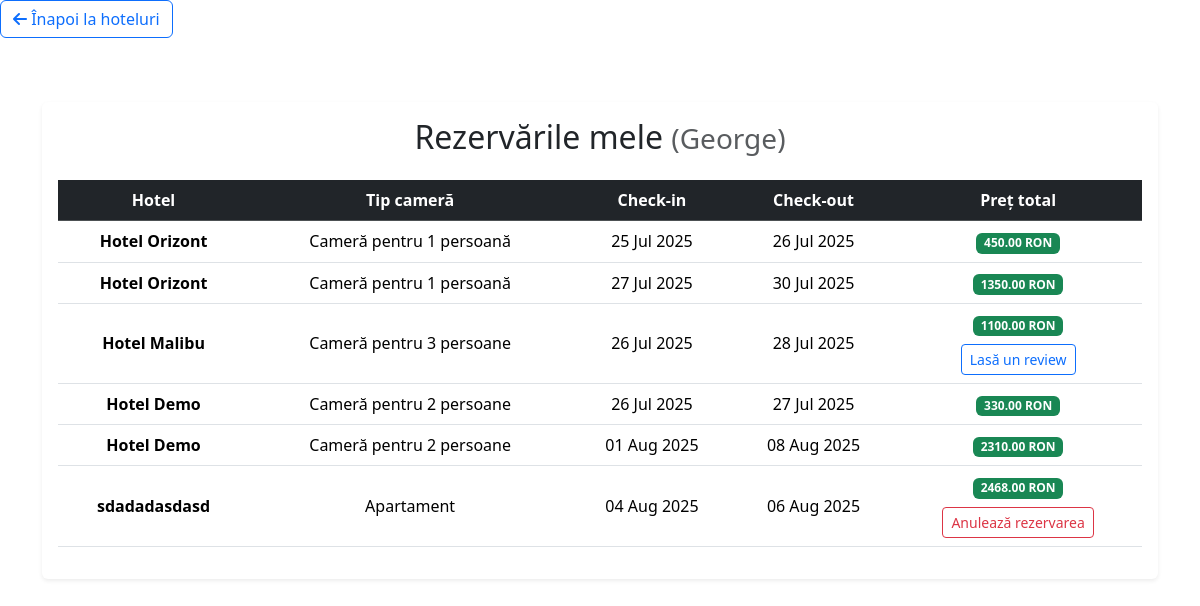
The app's page /booking/my-reservations/ (signed in), older data.
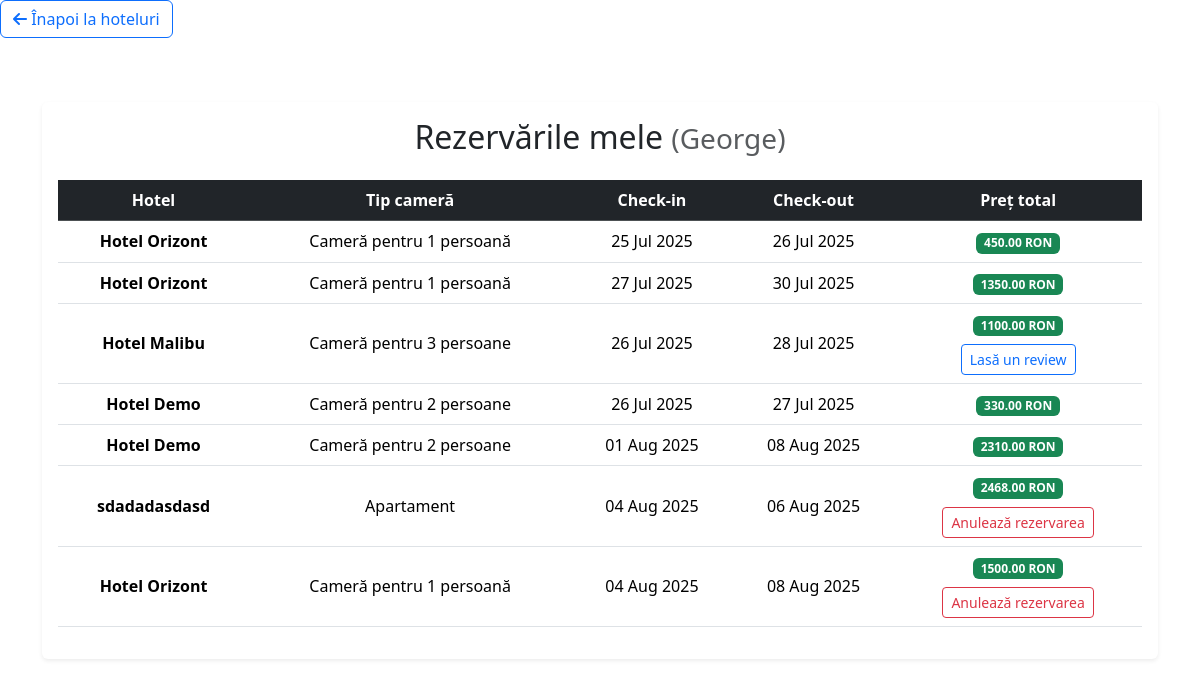
The same page, newer data.
### booking/models/reservation.py (models this page shows, shortened)
class Reservation(models.Model):
    user = models.ForeignKey(settings.AUTH_USER_MODEL, on_delete=models.CASCADE)
    hotel = models.ForeignKey(Hotel, on_delete=models.CASCADE)
    room_type = models.CharField(max_length=3, choices=Hotel.HOTEL_TYPES, editable=False)
    start_date = models.DateField()
    end_date = models.DateField()
    total_price = models.DecimalField(max_digits=8, decimal_places=2, blank=True, null=True)

### booking/models/hotel.py (models this page shows, shortened)
class Hotel(models.Model):
    HOTEL_TYPES = [
        ('1P', 'Cameră pentru 1 persoană'),
        ('2P', 'Cameră pentru 2 persoane'),
        ('3P', 'Cameră pentru 3 persoane'),
        ('APT', 'Apartament'),
    ]
    name = models.CharField(max_length=100)
    location = models.CharField(max_length=100)
    description = models.TextField()
    available_types = models.CharField(max_length=3, choices=HOTEL_TYPES)
    price_per_night = models.DecimalField(max_digits=7, decimal_places=2)
    is_active = models.BooleanField(default=True)
    photo_url = models.URLField(blank=True, null=True)

### booking/views/reservation_views.py (the view)
# urls.py: path("my-reservations/", views.my_reservations_view, name="my_reservations"),
@login_required
def my_reservations_view(request):
    reservations = Reservation.objects.filter(user=request.user).select_related('hotel')
    return render(request, 'booking/my_reservations.html', {
        'reservations': reservations,
        'today': date.today(),
    })

### booking/templates/booking/my_reservations.html (shortened to what this page needs)
{% load static %}
<!DOCTYPE html>
<html lang="ro">
<head>
        <a href="{% url 'hotels' %}" class="btn btn-outline-primary mb-3">
            <i class="fas fa-arrow-left"></i> Înapoi la hoteluri
        </a>
    <link href="https://cdn.jsdelivr.net/npm/bootstrap@5.3.3/dist/css/bootstrap.min.css" rel="stylesheet">
    <link href="https://cdnjs.cloudflare.com/ajax/libs/font-awesome/6.5.0/css/all.min.css" rel="stylesheet">
</head>
<body>
    <div class="container mt-5">
        <div class="card shadow-sm border-0">
            <div class="card-body">
                <h2 class="mb-4 text-center">Rezervările mele <small class="text-muted">({{ request.user.username }})</small></h2>
                {% if reservations %}
                    <div class="table-responsive">
                        <table class="table table-hover align-middle text-center">
                            <thead class="table-dark">
                                <tr>
                                    <th>Hotel</th>
                                    <th>Tip cameră</th>
                                    <th>Check-in</th>
                                    <th>Check-out</th>
                                    <th>Preț total</th>
                                </tr>
                            </thead>
                            <tbody>
                                {% for r in reservations %}
                                <tr>
                                    <td><strong>{{ r.hotel.name }}</strong></td>
                                    <td>{{ r.get_room_type_display }}</td>
                                    <td>{{ r.start_date|date:"d M Y" }}</td>
                                    <td>{{ r.end_date|date:"d M Y" }}</td>
                                    <td>
                                        <span class="badge bg-success">{{ r.total_price }} RON</span><br>
                                            {% if today > r.end_date and not r.hotelreview %}
                                                <a href="{% url 'leave_review' r.id %}" class="btn btn-sm btn-outline-primary mt-2">
                                                    Lasă un review
                                                </a>
                                            {% endif %}
                                            {% if r.start_date > today and r.start_date|date:"U"|add:"-172800"|floatformat:0 > today|date:"U"|floatformat:0 %}
                                                <a href="{% url 'cancel_reservation' r.id %}" class="btn btn-sm btn-outline-danger mt-2">
                                                    Anulează rezervarea
                                                </a>
                                            {% endif %}
                                    </td>
                                </tr>
                                {% endfor %}
                            </tbody>
                        </table>
                    </div>
                {% else %}
                    <div class="alert alert-info text-center">
                        Nu ai nicio rezervare momentan.
                    </div>
                {% endif %}
            </div>
        </div>
    </div>
</body>
</html>

Row changes from the older to the newer data that the page shows:
added Reservation: hotel.name "Hotel Orizont", room_type "Cameră pentru 1 persoană", start_date "04 Aug 2025", end_date "08 Aug 2025", total_price "1500.00", shows "Anulează rezervarea"
